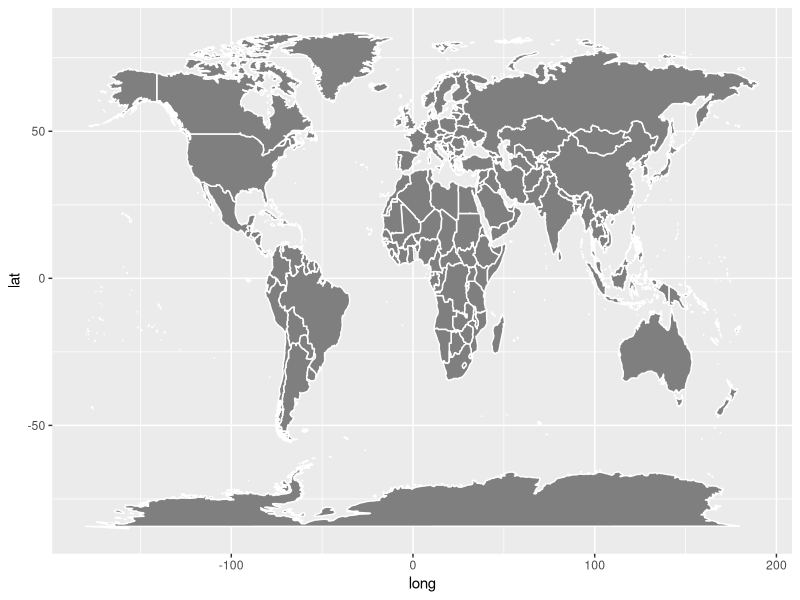
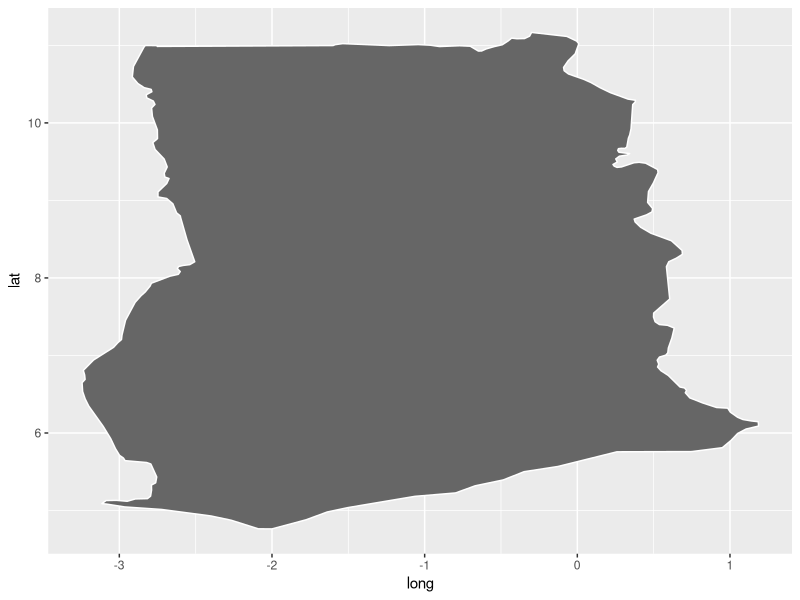
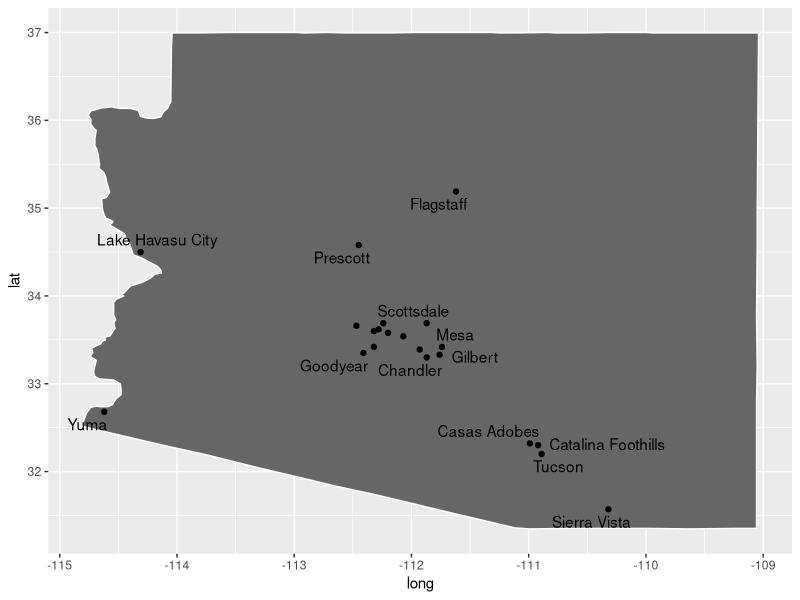

The R source for these figures, in order:
## ---- chunk 1
# Unattach any packages that happen to already be loaded. In general this is unecessary
# but is important for the creation of the book to not have package namespaces
# fighting unexpectedly.
pkgs = names(sessionInfo()$otherPkgs)
if( length(pkgs > 0)){
  pkgs = paste('package:', pkgs, sep = "")
  for( i in 1:length(pkgs)){
    detach(pkgs[i], character.only = TRUE, force=TRUE)
  }
}
## ---- chunk 2
library(tidyverse)   # loading ggplot2 and dplyr
## ---- chunk 3
# ggplot2 function to create a data.frame with world level information
geo.data <- ggplot2::map_data('world') # Using maps::world database. 

# group: which set of points are contiguous and should be connected
# order: what order should the dots be connected
# region: The name of the region of interest
# subregion: If there are sub-regions with greater region
head(geo.data)

# Now draw a nice world map, 
ggplot(geo.data, aes(x = long, y = lat, group = group)) +
  geom_polygon( colour = "white", fill='grey50') 
## ---- chunk 4
ggplot2::map_data('world', regions='ghana') %>%
  ggplot( aes(x=long, y=lat, group=group)) +
  geom_polygon( color = 'white', fill='grey40')
## ---- chunk 5
az.cities <- maps::us.cities %>%             # Lat/Long of major US cities
  filter(country.etc == 'AZ') %>%            # Only the Arizona Cities
  mutate(name = str_remove(name, '\\sAZ') )  # remove ' AZ' from the city name

ggplot2::map_data('state', regions='arizona') %>%
  ggplot( aes(x=long, y=lat)) +
  geom_polygon( aes(group=group), color = 'white', fill='grey40') +
  geom_point(data=az.cities) +
  ggrepel::geom_text_repel(data=az.cities, aes(label=name))
